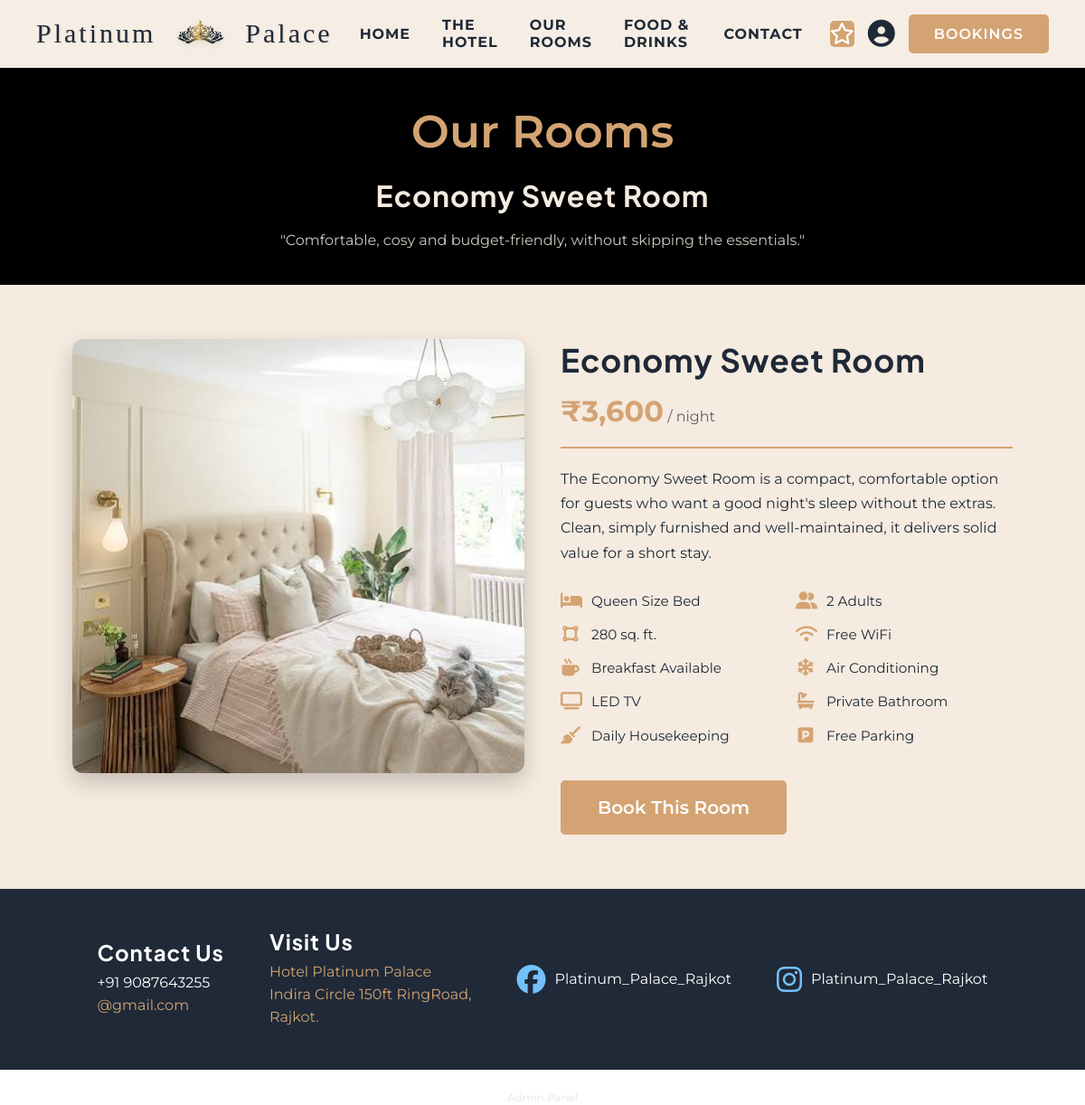
The app's page /room4.php with its own data.
### tables this page shows
CREATE TABLE rooms (
    room_id INT AUTO_INCREMENT PRIMARY KEY,
    room_name VARCHAR(100) NOT NULL,        
    room_type VARCHAR(50),                  
    description TEXT,
    price_per_night DECIMAL(10,2) NOT NULL,
    max_occupancy INT DEFAULT 2,
    image_path VARCHAR(255),                
    status ENUM('available','occupied','maintenance') DEFAULT 'available'
);

### room4.php (the view, shortened to what this page needs)
<?php
include 'connection.php';
$room_id = 4;
$stmt = $conn->prepare("SELECT room_id, room_name, price_per_night, image_path FROM rooms WHERE room_id = ?");
$stmt->bind_param("i", $room_id);
$stmt->execute();
$result = $stmt->get_result();
$room = $result->fetch_assoc();
?>
<!DOCTYPE html>
<html lang="en">
<head>
    <link rel="stylesheet" href="room1.css">
    <link rel="stylesheet" href="https://cdnjs.cloudflare.com/ajax/libs/font-awesome/6.5.1/css/all.min.css">
</head>
<body>
    <?php include 'navbar.php'; ?>
    <div class="room1_hero">
        <p>Our Rooms</p>
        <h1><?php echo htmlspecialchars($room['room_name']); ?></h1>
        <div id="hero_sub">"Comfortable, cosy and budget-friendly, without skipping the essentials."</div>
    </div>
    <div class="room1_body">
        <div class="room1_gallery">
            <img src="<?php echo htmlspecialchars($room['image_path']); ?>" alt="<?php echo htmlspecialchars($room['room_name']); ?>">
        </div>
        <div class="room1_info">
            <div class="room1_info_head">
                <h2><?php echo htmlspecialchars($room['room_name']); ?></h2>
                <div class="room1_price">
                    <span class="amount">₹<?php echo number_format($room['price_per_night'], 0); ?></span>
                    <span class="per">/ night</span>
                </div>
            </div>
            <p class="room1_desc">
                The Economy Sweet Room is a compact, comfortable option for guests who want a good night's
                sleep without the extras. Clean, simply furnished and well-maintained, it delivers solid
                value for a short stay.
            </p>
            <div class="room1_features">
                <div class="feature"><i class="fa-solid fa-bed"></i><span>Queen Size Bed</span></div>
                <div class="feature"><i class="fa-solid fa-user-group"></i><span>2 Adults</span></div>
                <div class="feature"><i class="fa-solid fa-vector-square"></i><span>280 sq. ft.</span></div>
                <div class="feature"><i class="fa-solid fa-wifi"></i><span>Free WiFi</span></div>
                <div class="feature"><i class="fa-solid fa-mug-hot"></i><span>Breakfast Available</span></div>
                <div class="feature"><i class="fa-solid fa-snowflake"></i><span>Air Conditioning</span></div>
                <div class="feature"><i class="fa-solid fa-tv"></i><span>LED TV</span></div>
                <div class="feature"><i class="fa-solid fa-bath"></i><span>Private Bathroom</span></div>
                <div class="feature"><i class="fa-solid fa-broom"></i><span>Daily Housekeeping</span></div>
                <div class="feature"><i class="fa-solid fa-square-parking"></i><span>Free Parking</span></div>
            </div>
            <div class="room1_book_btn">
                <a href="book_room.php?room_id=<?php echo $room['room_id']; ?>">
                    <button>Book This Room</button>
                </a>
            </div>
        </div>
    </div>
    <?php include 'footer.php'; ?>
</body>
</html>

### room1.css (style rules this page uses)
* { margin: 0; padding: 0; box-sizing: border-box; font-family: 'Montserrat', sans-serif; }
.room1_hero { min-height: 220px; height: auto; width: 100%; background-color: black; text-align: center; padding: 40px 20px; }
.room1_hero p { font-size: 50px; font-weight: 600; color: #D4A373; }
.room1_hero h1 { color: #F5EBE0; margin: 20px 0; letter-spacing: 1px; }
#hero_sub { color: #F5EBE0; margin: 20px auto 0 auto; max-width: 600px; opacity: 0.85; }
.room1_body { display: flex; flex-wrap: wrap; gap: 40px; padding: 60px 80px; background-color: #F5EBE0; align-items: flex-start; }
.room1_gallery { flex: 1 1 420px; }
.room1_gallery img { width: 100%; height: 480px; object-fit: cover; border-radius: 12px; box-shadow: 0 10px 25px rgba(0,0,0,0.2); }
.room1_info { flex: 1 1 420px; }
.room1_info_head { display: flex; justify-content: space-between; align-items: flex-end; flex-wrap: wrap; gap: 15px; border-bottom: 2px solid #D4A373; padding-bottom: 20px; margin-bottom: 20px; }
.room1_info_head h2 { color: #1f2937; font-size: 2.2rem; }
.room1_price .amount { font-size: 2rem; font-weight: 700; color: #D4A373; }
.room1_price .per { font-size: 1rem; color: #1f2937; opacity: 0.7; }
.room1_desc { color: #1f2937; line-height: 1.7; margin-bottom: 30px; }
.room1_features { display: grid; grid-template-columns: repeat(2, 1fr); gap: 18px 20px; margin-bottom: 40px; }
.feature { display: flex; align-items: center; gap: 12px; color: #1f2937; font-size: 0.95rem; }
.feature i { color: #D4A373; font-size: 1.2rem; width: 22px; text-align: center; }
.room1_book_btn button { height: 60px; width: 250px; color: white; background-color: #D4A373; border: none; border-radius: 10px; font-size: 20px; font-weight: 600; cursor: pointer; transition: 0.2s ease; }
button, .btn-booking, input[type="submit"], .btn { background-color: #D4A373 !important; color: white !important; border-radius: 5px !important; border: none !important; font-weight: 600 !important; transition: all 0.3s ease !important; }
h1, h2, h3, h4, h5, h6 { font-family: 'Plus Jakarta Sans', sans-serif !important; letter-spacing: 1px; }

### style.css (style rules this page uses)
* { margin: 0; padding: 0; box-sizing: border-box; font-family: 'Montserrat', sans-serif; }
h1, h2, h3, h4, h5, h6 { font-family: 'Plus Jakarta Sans', sans-serif; letter-spacing: 1px; }
button { height: 45px; width: 150px; cursor: pointer; }
button, .btn-booking, input[type="submit"], .btn { background-color: #D4A373 !important; color: white !important; border-radius: 5px !important; border: none !important; font-weight: 600 !important; transition: all 0.3s ease !important; }
h1, h2, h3, h4, h5, h6 { font-family: 'Plus Jakarta Sans', sans-serif !important; letter-spacing: 1px; }

### records on screen
rooms: room_name "Economy Sweet Room", image_path (picture), price_per_night "3,600"
